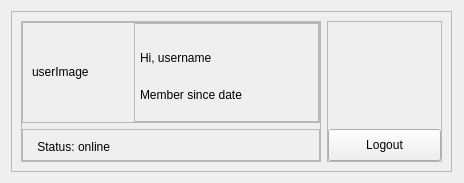
<?xml version="1.0" encoding="UTF-8"?>
<ui version="4.0">
 <class>MainWindowForm</class>
 <widget class="QWidget" name="MainWindowForm">
  <property name="geometry">
   <rect>
    <x>0</x>
    <y>0</y>
    <width>464</width>
    <height>183</height>
   </rect>
  </property>
  <property name="sizePolicy">
   <sizepolicy hsizetype="Preferred" vsizetype="Preferred">
    <horstretch>0</horstretch>
    <verstretch>0</verstretch>
   </sizepolicy>
  </property>
  <property name="maximumSize">
   <size>
    <width>16777215</width>
    <height>16777215</height>
   </size>
  </property>
  <property name="windowTitle">
   <string>Form</string>
  </property>
  <widget class="QFrame" name="contentFrame">
   <property name="geometry">
    <rect>
     <x>11</x>
     <y>11</y>
     <width>441</width>
     <height>161</height>
    </rect>
   </property>
   <property name="frameShape">
    <enum>QFrame::StyledPanel</enum>
   </property>
   <property name="frameShadow">
    <enum>QFrame::Raised</enum>
   </property>
   <layout class="QHBoxLayout" name="horizontalLayout_4">
    <item>
     <widget class="QFrame" name="userFrame">
      <property name="frameShape">
       <enum>QFrame::StyledPanel</enum>
      </property>
      <property name="frameShadow">
       <enum>QFrame::Raised</enum>
      </property>
      <layout class="QVBoxLayout" name="verticalLayout_2">
       <property name="leftMargin">
        <number>0</number>
       </property>
       <property name="topMargin">
        <number>0</number>
       </property>
       <property name="rightMargin">
        <number>0</number>
       </property>
       <property name="bottomMargin">
        <number>0</number>
       </property>
       <item>
        <widget class="QFrame" name="topFrame">
         <property name="frameShape">
          <enum>QFrame::StyledPanel</enum>
         </property>
         <property name="frameShadow">
          <enum>QFrame::Raised</enum>
         </property>
         <layout class="QHBoxLayout" name="horizontalLayout">
          <property name="topMargin">
           <number>0</number>
          </property>
          <property name="rightMargin">
           <number>0</number>
          </property>
          <property name="bottomMargin">
           <number>0</number>
          </property>
          <item>
           <widget class="QLabel" name="userImageLabel">
            <property name="minimumSize">
             <size>
              <width>0</width>
              <height>96</height>
             </size>
            </property>
            <property name="maximumSize">
             <size>
              <width>96</width>
              <height>96</height>
             </size>
            </property>
            <property name="text">
             <string>userImage</string>
            </property>
           </widget>
          </item>
          <item>
           <widget class="QFrame" name="rightCol">
            <property name="frameShape">
             <enum>QFrame::StyledPanel</enum>
            </property>
            <property name="frameShadow">
             <enum>QFrame::Raised</enum>
            </property>
            <layout class="QVBoxLayout" name="verticalLayout">
             <property name="spacing">
              <number>0</number>
             </property>
             <property name="leftMargin">
              <number>5</number>
             </property>
             <property name="rightMargin">
              <number>0</number>
             </property>
             <property name="bottomMargin">
              <number>0</number>
             </property>
             <item>
              <widget class="QLabel" name="greetingLabel">
               <property name="maximumSize">
                <size>
                 <width>16777215</width>
                 <height>24</height>
                </size>
               </property>
               <property name="text">
                <string>Hi, username</string>
               </property>
              </widget>
             </item>
             <item>
              <widget class="QLabel" name="memberSinceLabel">
               <property name="maximumSize">
                <size>
                 <width>16777215</width>
                 <height>24</height>
                </size>
               </property>
               <property name="text">
                <string>Member since date</string>
               </property>
              </widget>
             </item>
            </layout>
           </widget>
          </item>
         </layout>
        </widget>
       </item>
       <item>
        <widget class="QFrame" name="bottomFrame">
         <property name="maximumSize">
          <size>
           <width>16777215</width>
           <height>32</height>
          </size>
         </property>
         <property name="frameShape">
          <enum>QFrame::StyledPanel</enum>
         </property>
         <property name="frameShadow">
          <enum>QFrame::Raised</enum>
         </property>
         <layout class="QHBoxLayout" name="horizontalLayout_3">
          <property name="spacing">
           <number>0</number>
          </property>
          <property name="leftMargin">
           <number>5</number>
          </property>
          <property name="topMargin">
           <number>0</number>
          </property>
          <property name="rightMargin">
           <number>0</number>
          </property>
          <property name="bottomMargin">
           <number>0</number>
          </property>
          <item>
           <widget class="QLabel" name="statusLabel">
            <property name="minimumSize">
             <size>
              <width>30</width>
              <height>28</height>
             </size>
            </property>
            <property name="maximumSize">
             <size>
              <width>50</width>
              <height>24</height>
             </size>
            </property>
            <property name="text">
             <string>Status: </string>
            </property>
            <property name="alignment">
             <set>Qt::AlignRight|Qt::AlignTrailing|Qt::AlignVCenter</set>
            </property>
           </widget>
          </item>
          <item>
           <widget class="QLabel" name="statusValue">
            <property name="minimumSize">
             <size>
              <width>0</width>
              <height>28</height>
             </size>
            </property>
            <property name="maximumSize">
             <size>
              <width>16777215</width>
              <height>24</height>
             </size>
            </property>
            <property name="text">
             <string>online</string>
            </property>
           </widget>
          </item>
         </layout>
        </widget>
       </item>
      </layout>
     </widget>
    </item>
    <item>
     <widget class="QFrame" name="logoutFrame">
      <property name="maximumSize">
       <size>
        <width>115</width>
        <height>16777215</height>
       </size>
      </property>
      <property name="frameShape">
       <enum>QFrame::StyledPanel</enum>
      </property>
      <property name="frameShadow">
       <enum>QFrame::Raised</enum>
      </property>
      <layout class="QVBoxLayout" name="verticalLayout_3">
       <property name="spacing">
        <number>0</number>
       </property>
       <property name="leftMargin">
        <number>0</number>
       </property>
       <property name="topMargin">
        <number>0</number>
       </property>
       <property name="rightMargin">
        <number>0</number>
       </property>
       <property name="bottomMargin">
        <number>0</number>
       </property>
       <item>
        <spacer name="logoutBtnVSpacer">
         <property name="orientation">
          <enum>Qt::Vertical</enum>
         </property>
         <property name="sizeHint" stdset="0">
          <size>
           <width>20</width>
           <height>40</height>
          </size>
         </property>
        </spacer>
       </item>
       <item>
        <widget class="QPushButton" name="logoutButton">
         <property name="minimumSize">
          <size>
           <width>0</width>
           <height>32</height>
          </size>
         </property>
         <property name="text">
          <string>Logout</string>
         </property>
        </widget>
       </item>
      </layout>
     </widget>
    </item>
   </layout>
  </widget>
 </widget>
 <resources/>
 <connections/>
</ui>
